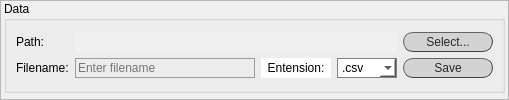
                <widget class="QFrame" name="save_data">
                 <property name="frameShape">
                  <enum>QFrame::StyledPanel</enum>
                 </property>
                 <property name="frameShadow">
                  <enum>QFrame::Raised</enum>
                 </property>
                 <layout class="QVBoxLayout" name="verticalLayout_16">
                  <property name="leftMargin">
                   <number>3</number>
                  </property>
                  <property name="topMargin">
                   <number>0</number>
                  </property>
                  <property name="rightMargin">
                   <number>3</number>
                  </property>
                  <property name="bottomMargin">
                   <number>6</number>
                  </property>
                  <item>
                   <widget class="QGroupBox" name="groupBox_5">
                    <property name="title">
                     <string>Data</string>
                    </property>
                    <layout class="QVBoxLayout" name="verticalLayout_17">
                     <item>
                      <layout class="QGridLayout" name="gridLayout_11">
                       <item row="1" column="0">
                        <widget class="QLabel" name="label_56">
                         <property name="maximumSize">
                          <size>
                           <width>180</width>
                           <height>16777215</height>
                          </size>
                         </property>
                         <property name="styleSheet">
                          <string notr="true">font: 25 10pt &quot;Calibri Light&quot;;</string>
                         </property>
                         <property name="text">
                          <string>Filename:</string>
                         </property>
                        </widget>
                       </item>
                       <item row="0" column="0">
                        <widget class="QLabel" name="label_57">
                         <property name="maximumSize">
                          <size>
                           <width>180</width>
                           <height>16777215</height>
                          </size>
                         </property>
                         <property name="styleSheet">
                          <string notr="true">font: 25 10pt &quot;Calibri Light&quot;;</string>
                         </property>
                         <property name="text">
                          <string>Path:</string>
                         </property>
                        </widget>
                       </item>
                       <item row="0" column="1">
                        <widget class="QLabel" name="lineEdit_avehmdata_dir">
                         <property name="minimumSize">
                          <size>
                           <width>0</width>
                           <height>20</height>
                          </size>
                         </property>
                         <property name="maximumSize">
                          <size>
                           <width>16777215</width>
                           <height>20</height>
                          </size>
                         </property>
                         <property name="styleSheet">
                          <string notr="true">font: 25 9pt &quot;Calibri Light&quot;;
background-color: rgb(240, 240, 240);
color: rgb(100, 100, 100);</string>
                         </property>
                         <property name="text">
                          <string/>
                         </property>
                         <property name="indent">
                          <number>2</number>
                         </property>
                        </widget>
                       </item>
                       <item row="0" column="2">
                        <widget class="QPushButton" name="select_avehmdata_path">
                         <property name="minimumSize">
                          <size>
                           <width>90</width>
                           <height>20</height>
                          </size>
                         </property>
                         <property name="maximumSize">
                          <size>
                           <width>90</width>
                           <height>20</height>
                          </size>
                         </property>
                         <property name="autoFillBackground">
                          <bool>false</bool>
                         </property>
                         <property name="styleSheet">
                          <string notr="true">QPushButton{border-radius:10px;
border-width: 1px;
border-style: outset;
border-color: rgb(66, 66, 66);
background-color: rgb(211, 211, 211);
color: rgb(39, 39, 39);
font: 10pt &quot;Calibri Light&quot;;}

QPushButton:hover{
background-color: rgba(167, 0, 125, 200);
border-color: #672146;
color: rgb(234, 234, 234);
}

QPushButton:disabled{
background-color: rgb(232, 232, 232);
border-color: rgb(158, 158, 158);
color: rgb(125, 125, 125);
}

QPushButton:checked{
background-color: rgb(107, 0, 80);
border-color: rgb(76, 0, 57);
color: rgb(234, 234, 234);
}</string>
                         </property>
                         <property name="text">
                          <string>Select...</string>
                         </property>
                         <property name="checkable">
                          <bool>true</bool>
                         </property>
                        </widget>
                       </item>
                       <item row="1" column="2">
                        <widget class="QPushButton" name="btn_save_avehmdata">
                         <property name="minimumSize">
                          <size>
                           <width>90</width>
                           <height>20</height>
                          </size>
                         </property>
                         <property name="maximumSize">
                          <size>
                           <width>90</width>
                           <height>20</height>
                          </size>
                         </property>
                         <property name="autoFillBackground">
                          <bool>false</bool>
                         </property>
                         <property name="styleSheet">
                          <string notr="true">QPushButton{border-radius:10px;
border-width: 1px;
border-style: outset;
border-color: rgb(66, 66, 66);
background-color: rgb(211, 211, 211);
color: rgb(39, 39, 39);
font: 10pt &quot;Calibri Light&quot;;}

QPushButton:hover{
background-color: rgba(167, 0, 125, 200);
border-color: #672146;
color: rgb(234, 234, 234);
}

QPushButton:disabled{
background-color: rgb(232, 232, 232);
border-color: rgb(158, 158, 158);
color: rgb(125, 125, 125);
}

</string>
                         </property>
                         <property name="text">
                          <string>Save</string>
                         </property>
                         <property name="checkable">
                          <bool>true</bool>
                         </property>
                        </widget>
                       </item>
                       <item row="1" column="1">
                        <layout class="QHBoxLayout" name="horizontalLayout_18">
                         <item>
                          <widget class="QLineEdit" name="ave_hmdata_filename">
                           <property name="enabled">
                            <bool>true</bool>
                           </property>
                           <property name="minimumSize">
                            <size>
                             <width>180</width>
                             <height>20</height>
                            </size>
                           </property>
                           <property name="maximumSize">
                            <size>
                             <width>16777215</width>
                             <height>20</height>
                            </size>
                           </property>
                           <property name="focusPolicy">
                            <enum>Qt::StrongFocus</enum>
                           </property>
                           <property name="layoutDirection">
                            <enum>Qt::RightToLeft</enum>
                           </property>
                           <property name="styleSheet">
                            <string notr="true">QLineEdit {background-color: rgba(0,0,0,0);
border: 1px solid rgb(156, 156, 156);
font: 25 10pt &quot;Calibri Light&quot;;
font-family: &quot;Calibri Light&quot;;
}
QLineEdit:focus { border: 1px solid #eb6fbd;}
					</string>
                           </property>
                           <property name="maxLength">
                            <number>100</number>
                           </property>
                           <property name="frame">
                            <bool>true</bool>
                           </property>
                           <property name="placeholderText">
                            <string>Enter filename</string>
                           </property>
                          </widget>
                         </item>
                         <item>
                          <widget class="QLabel" name="lab_no_ch_58">
                           <property name="minimumSize">
                            <size>
                             <width>70</width>
                             <height>20</height>
                            </size>
                           </property>
                           <property name="maximumSize">
                            <size>
                             <width>70</width>
                             <height>20</height>
                            </size>
                           </property>
                           <property name="styleSheet">
                            <string notr="true">font: 25 10pt &quot;Calibri Light&quot;;
background-color: rgb(255, 255, 255);</string>
                           </property>
                           <property name="text">
                            <string>Entension:</string>
                           </property>
                           <property name="alignment">
                            <set>Qt::AlignCenter</set>
                           </property>
                          </widget>
                         </item>
                         <item>
                          <widget class="QComboBox" name="cB_avehmdata_extension">
                           <property name="enabled">
                            <bool>true</bool>
                           </property>
                           <property name="sizePolicy">
                            <sizepolicy hsizetype="Fixed" vsizetype="Fixed">
                             <horstretch>0</horstretch>
                             <verstretch>0</verstretch>
                            </sizepolicy>
                           </property>
                           <property name="minimumSize">
                            <size>
                             <width>60</width>
                             <height>20</height>
                            </size>
                           </property>
                           <property name="maximumSize">
                            <size>
                             <width>60</width>
                             <height>20</height>
                            </size>
                           </property>
                           <property name="styleSheet">
                            <string notr="true">QComboBox {
    border: 1px solid gray;
	font: 25 10pt &quot;Calibri Light&quot;;
}

QComboBox:editable {
    background: white;
}

QComboBox:!editable, QComboBox::drop-down:editable {
     background: rgb(255, 255, 255);
}

/* QComboBox gets the &quot;on&quot; state when the popup is open */
QComboBox:!editable:on, QComboBox::drop-down:editable:on {
    background:rgba(170, 0, 127, 100);
}

QComboBox QAbstractItemView {
    border: 1px solid darkgray;
    selection-background-color:  rgba(162, 0, 122,180);
	font: 25 10pt &quot;Calibri Light&quot;;
}
</string>
                           </property>
                           <item>
                            <property name="text">
                             <string>.csv</string>
                            </property>
                           </item>
                          </widget>
                         </item>
                        </layout>
                       </item>
                      </layout>
                     </item>
                    </layout>
                   </widget>
                  </item>
                 </layout>
                </widget>
